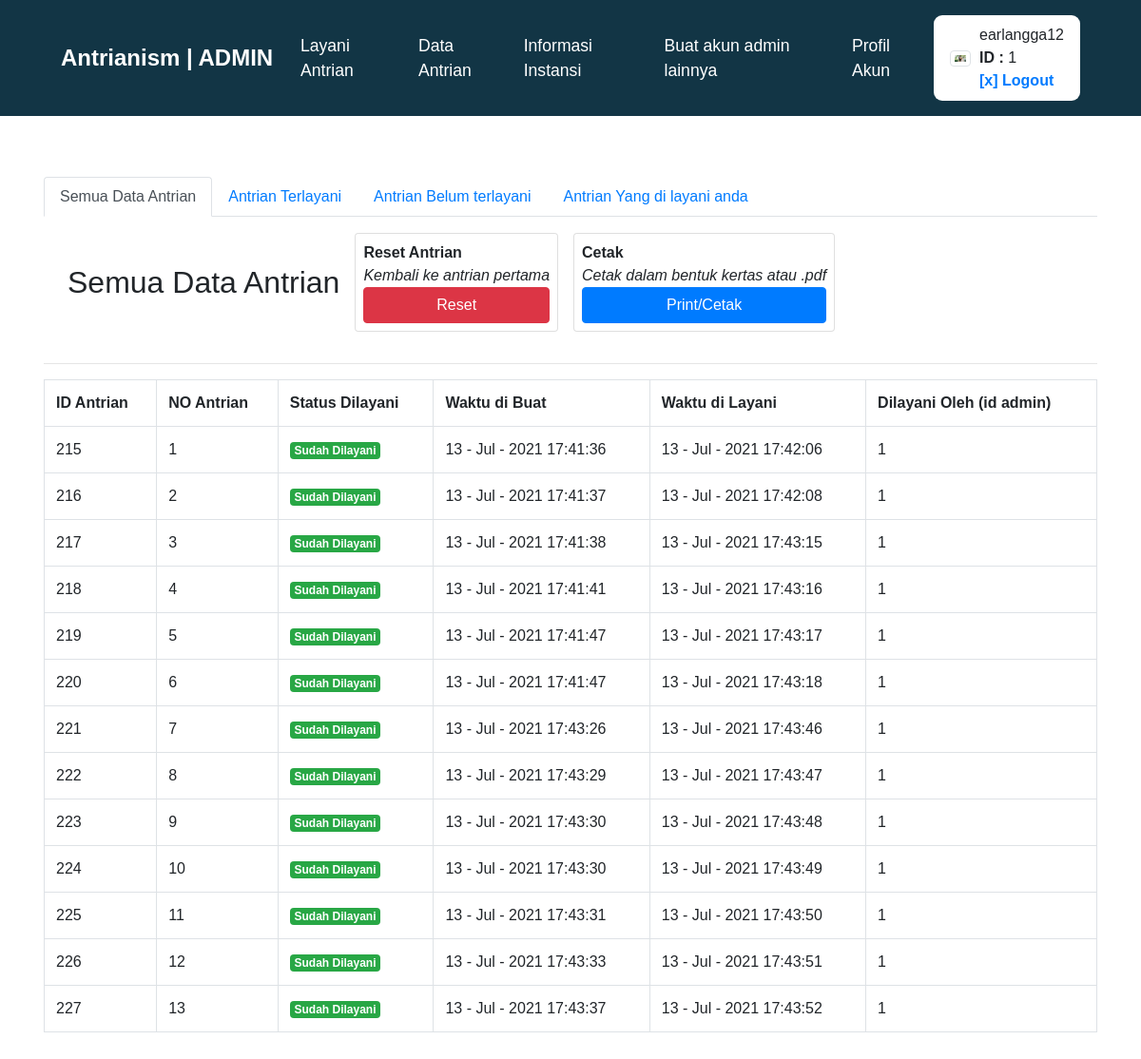
The app's page /admin_side/manage_data_antrian/index.php (signed in) with its own data.
### tables this page shows
CREATE TABLE `tbl_antrian_live` (
  `id_data` int(26) NOT NULL,
  `no_antrian` int(128) DEFAULT NULL,
  `waktu_buat` text,
  `waktu_selesai_dilayani` text,
  `status_dilayani` text,
  `id_admin_melayani` int(64) DEFAULT NULL
);

### admin_side/manage_data_antrian/index.php (the view, shortened to what this page needs)
<?php include "../template/header.php"; ?>
<?php
	include "../koneksi.php";
?>
<div class="container">
<div class="row mt-5">
<div class="col-12 px-3 py-3">
	<ul class="nav nav-tabs">
  <li class="nav-item">
    <a class="nav-link active" href="#">Semua Data Antrian</a>
  </li>
  <li class="nav-item">
    <a class="nav-link" href="antrian_terlayani.php">Antrian Terlayani</a>
  </li>
  <li class="nav-item">
    <a class="nav-link" href="antrian_belum_terlayani.php">Antrian Belum terlayani</a>
  </li>
  <li class="nav-item">
    <a class="nav-link " href="antrian_yang_dilayani_anda.php" tabindex="-1" >Antrian Yang di layani anda</a>
  </li>
</ul>
</div>
<div class="row">
<div class="mx-5">
<center>
<table>
<tr>
	<td class="px-2"><font size="+3">Semua Data Antrian </font></td>
	<td class="px-2"><font ><div class="card px-2 py-2" style="text-align: left">
	<b>Reset Antrian</b>
	<i>Kembali ke antrian pertama</i>
	<a href="proses_reset_antrian.php" class="btn btn-danger">Reset</a>
	</div></font></td>
	<td class="px-2"><font ><div class="card px-2 py-2" style="text-align: left">
	<b>Cetak</b>
	<i>Cetak dalam bentuk kertas atau .pdf</i>
	<a href="#" class="btn btn-primary">Print/Cetak</a>
	</div></font></td>
</tr>
</table>
</center>
</div>
</div>
<div class="col-12 px-3 py-3" >
<hr>
<table class="table table-hover table-bordered" >
	<tr>
		<td><b>ID Antrian</b></td>
		<td><b>NO Antrian</b></td>
		<td><b>Status Dilayani</b></td>
		<td><b>Waktu di Buat</b></td>
		<td><b>Waktu di Layani</b></td>
		<td><b>Dilayani Oleh (id admin)</b></td>
	</tr>
	<?php
		$queri1 = mysqli_query($conn, "SELECT * FROM tbl_antrian_live WHERE no_antrian > 0");
		while($dataant = mysqli_fetch_array($queri1)) {  ?>
	<tr>
		<td><?= $dataant['id_data']; ?></td>
		<td><?= $dataant['no_antrian']; ?></td>
		<td><?php
			if($dataant['status_dilayani'] == 'belum')
			{
			 echo "<div class='badge badge-danger'>belum</div>";
			}
			 else if($dataant['status_dilayani'] == 'sudah dilayani')
			{
			  	echo "<div class='badge badge-success'>Sudah Dilayani</div>";
			}
		?></td>
		<td><?= $dataant['waktu_buat']; ?></td>
		<td><?= $dataant['waktu_selesai_dilayani']; ?></td>
		<td><?= $dataant['id_admin_melayani']; ?></td>
	</tr>
	<?php } ?>
</table>
</div>
<?php include "../template/footer.php"; ?>

### admin_side/template/header.php (shortened to what this page needs)
<!DOCTYPE html>
<html>
<head>
	<link rel="stylesheet" href="http://localhost/antrianism/node_module/boostrap/css/bootstrap.min.css" >
	<link rel="stylesheet" href="http://localhost/antrianism/node_module/style.css" >
</head>
<body  data-spy="scroll" data-target="#navbarSupportedContent">
<nav class="navbar navbar-expand-lg navbar-light">
  <a class="navbar-brand" href="#" id="brandnavbar"><b>Antrianism | ADMIN</b></a>
  <div class="collapse navbar-collapse" id="navbarSupportedContent">
    <ul class="navbar-nav mr-auto">
     <li class="nav-item">
        <a class="nav-link" href="http://localhost/antrianism/admin_side/index.php">Layani Antrian</a>
      </li>
      <li class="nav-item">
        <a class="nav-link" href="http://localhost/antrianism/admin_side/manage_data_antrian/index.php">Data Antrian</a>
      </li>
      <li class="nav-item">
        <a class="nav-link" href="http://localhost/antrianism/admin_side/manage_informasi_instansi/index.php">Informasi Instansi</a>
      </li>
      <li class="nav-item">
        <a class="nav-link" href="http://localhost/antrianism/admin_side/buat_akun_admin/index.php">Buat akun admin lainnya</a>
      </li>
      <li class="nav-item">
        <a class="nav-link" href="http://localhost/antrianism/admin_side/manage_profil/index.php">Profil Akun</a>
      </li>
    </ul>
    <div class="px-3 py-2"  style="width: 20%; height: 100%; background-color: white; border-radius: 9px;">
    <table>
    	<tr>
    		<td><img src="http://localhost/antrianism/node_module/assets/foto_profil/<?= $_SESSION['user']['file_foto_profil']; ?>" style="width: 100%;" class="img-thumbnail"></td>
    		<td class="pl-2"><?= $_SESSION['user']['username']; ?><br>
    		<b>ID : </b><?= $_SESSION['user']['id_admin']; ?>
    		<br><a href="http://localhost/antrianism/admin_side/proses_logout.php"><b>[x] Logout</b></a></td>
    	</tr>
    </table>
    </div>
  </div>
</nav>

### admin_side/template/footer.php (shortened to what this page needs)
</body>
</html>

### node_module/style.css (style rules this page uses)
* { font-family: 'Poppins', sans-serif; }
html { scroll-behavior: smooth; }
.navbar { background: #123545; font-color: white; padding: 1rem 4rem; z-index: 1000; }
#navbarSupportedContent > ul > li:nth-child(n) > a { color: white; font-size: 1.1rem; padding: 0 0.8rem; }
#brandnavbar { color: white; font-size: 1.5rem; }

### records on screen
tbl_antrian_live: id_data "215", no_antrian "1", status_dilayani "Sudah Dilayani", waktu_buat "13 - Jul - 2021 17:41:36", waktu_selesai_dilayani "13 - Jul - 2021 17:42:06", id_admin_melayani "1"
tbl_antrian_live: id_data "216", no_antrian "2", status_dilayani "Sudah Dilayani", waktu_buat "13 - Jul - 2021 17:41:37", waktu_selesai_dilayani "13 - Jul - 2021 17:42:08", id_admin_melayani "1"
tbl_antrian_live: id_data "217", no_antrian "3", status_dilayani "Sudah Dilayani", waktu_buat "13 - Jul - 2021 17:41:38", waktu_selesai_dilayani "13 - Jul - 2021 17:43:15", id_admin_melayani "1"
tbl_antrian_live: id_data "218", no_antrian "4", status_dilayani "Sudah Dilayani", waktu_buat "13 - Jul - 2021 17:41:41", waktu_selesai_dilayani "13 - Jul - 2021 17:43:16", id_admin_melayani "1"
tbl_antrian_live: id_data "219", no_antrian "5", status_dilayani "Sudah Dilayani", waktu_buat "13 - Jul - 2021 17:41:47", waktu_selesai_dilayani "13 - Jul - 2021 17:43:17", id_admin_melayani "1"
tbl_antrian_live: id_data "220", no_antrian "6", status_dilayani "Sudah Dilayani", waktu_buat "13 - Jul - 2021 17:41:47", waktu_selesai_dilayani "13 - Jul - 2021 17:43:18", id_admin_melayani "1"
tbl_antrian_live: id_data "221", no_antrian "7", status_dilayani "Sudah Dilayani", waktu_buat "13 - Jul - 2021 17:43:26", waktu_selesai_dilayani "13 - Jul - 2021 17:43:46", id_admin_melayani "1"
tbl_antrian_live: id_data "222", no_antrian "8", status_dilayani "Sudah Dilayani", waktu_buat "13 - Jul - 2021 17:43:29", waktu_selesai_dilayani "13 - Jul - 2021 17:43:47", id_admin_melayani "1"
tbl_antrian_live: id_data "223", no_antrian "9", status_dilayani "Sudah Dilayani", waktu_buat "13 - Jul - 2021 17:43:30", waktu_selesai_dilayani "13 - Jul - 2021 17:43:48", id_admin_melayani "1"
tbl_antrian_live: id_data "224", no_antrian "10", status_dilayani "Sudah Dilayani", waktu_buat "13 - Jul - 2021 17:43:30", waktu_selesai_dilayani "13 - Jul - 2021 17:43:49", id_admin_melayani "1"
tbl_antrian_live: id_data "225", no_antrian "11", status_dilayani "Sudah Dilayani", waktu_buat "13 - Jul - 2021 17:43:31", waktu_selesai_dilayani "13 - Jul - 2021 17:43:50", id_admin_melayani "1"
tbl_antrian_live: id_data "226", no_antrian "12", status_dilayani "Sudah Dilayani", waktu_buat "13 - Jul - 2021 17:43:33", waktu_selesai_dilayani "13 - Jul - 2021 17:43:51", id_admin_melayani "1"
tbl_antrian_live: id_data "227", no_antrian "13", status_dilayani "Sudah Dilayani", waktu_buat "13 - Jul - 2021 17:43:37", waktu_selesai_dilayani "13 - Jul - 2021 17:43:52", id_admin_melayani "1"

### other values on screen
$_SESSION['user']['username'] "earlangga12"
$_SESSION['user']['id_admin'] "1"
